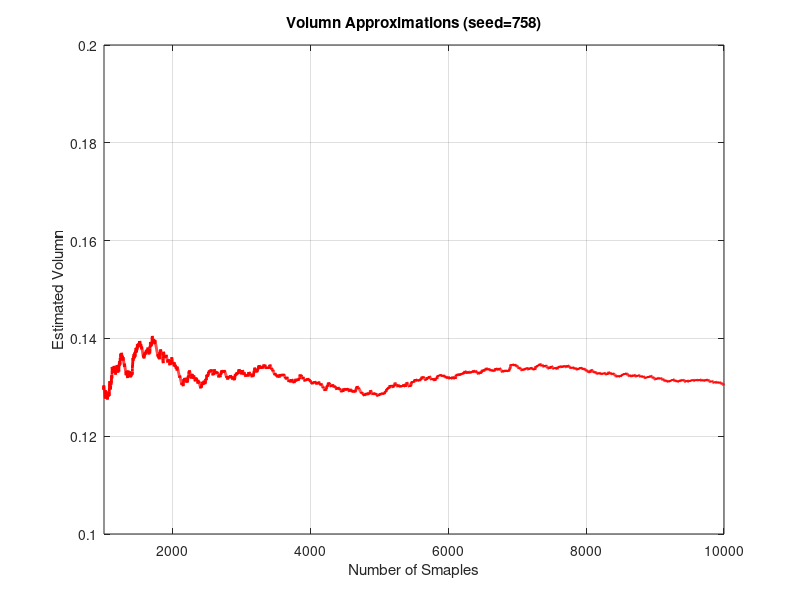

Source code (MATLAB):
close all;
nSamples=10000;
seed=758;
rand('seed',seed);
Ninside=0;
Volumn=zeros(nSamples,1);

for m=1:nSamples
    x=rand(1,1);
    y=rand(1,1);
    z=rand(1,1);
    if(((x^2+sin(y))<=z) & ((x-z+exp(y))<=1))
        Ninside=Ninside+1;
    end
    Volumn(m)=Ninside/m;
end

plot(Volumn,'r-','linewidth',2);
title(sprintf('Volumn Approximations (seed=%d)',seed));
xlabel('Number of Smaples');
ylabel('Estimated Volumn');
axis([1000,10000 0.1 0.2]);
grid on

pause
print -dpsc2 volumn.eps
close